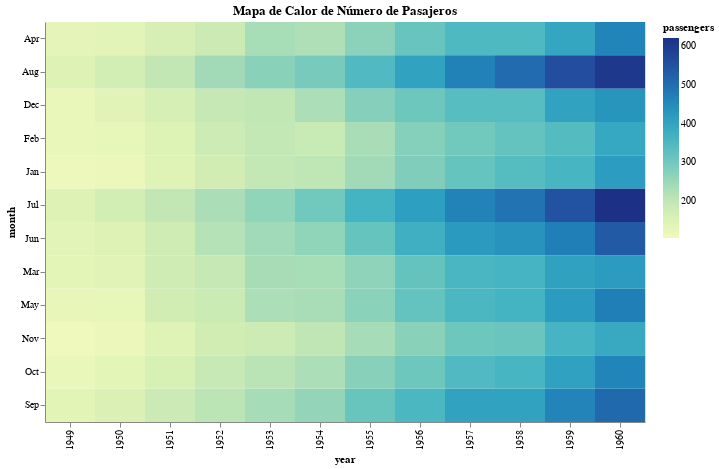

The code cell stored with this chart in its notebook:
### Markdown cell above
1. **Mapa de calor básico**:

### Code cell
import altair as alt
import pandas as pd
import seaborn as sns

import warnings
warnings.filterwarnings("ignore", message=".*convert_dtype parameter is deprecated.*")

# Cargar los datos
flights = sns.load_dataset("flights")
flights = flights.pivot(index="month", columns="year", values="passengers").reset_index()
flights = flights.melt(id_vars="month", var_name="year", value_name="passengers")

# Crear el mapa de calor
heatmap = alt.Chart(flights).mark_rect().encode(
    x='year:O',
    y='month:O',
    color='passengers:Q'
).properties(
    width=600,
    height=400,
    title="Mapa de Calor de Número de Pasajeros"
)

# Mostrar el gráfico
heatmap

### Figure 1 — Vega-Lite specification as saved in the notebook (floating-point values rounded to 4 significant figures; data arrays with more than 128 entries replaced by an {"elided": "..."} marker saying what was removed)
{"config": {"view": {"continuousWidth": 400, "continuousHeight": 300}}, "data": {"name": "data-f53abae243b294a7469b292a618d09d0"}, "mark": "rect", "encoding": {"color": {"field": "passengers", "type": "quantitative"}, "x": {"field": "year", "type": "ordinal"}, "y": {"field": "month", "type": "ordinal"}}, "height": 400, "title": "Mapa de Calor de Número de Pasajeros", "width": 600, "$schema": "https://vega.github.io/schema/vega-lite/v4.17.0.json", "datasets": {"data-f53abae243b294a7469b292a618d09d0": {"elided": "144 records"}}}
